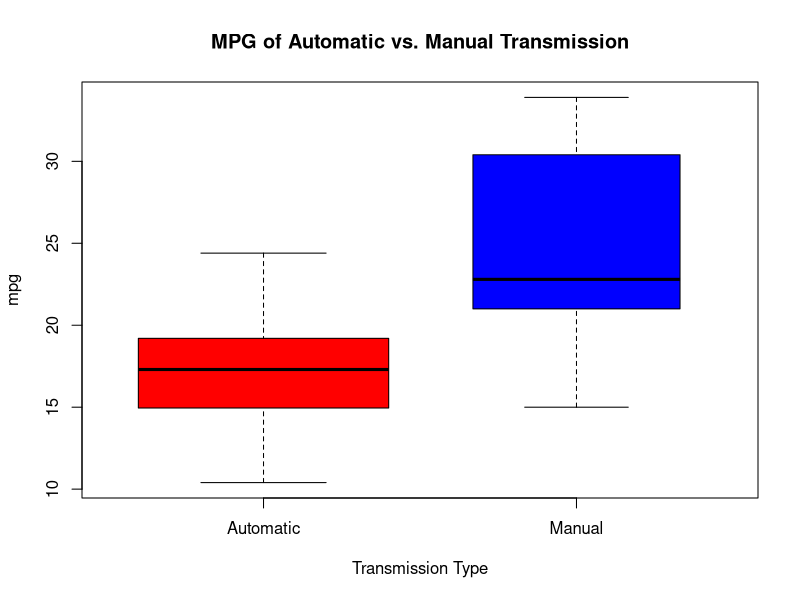
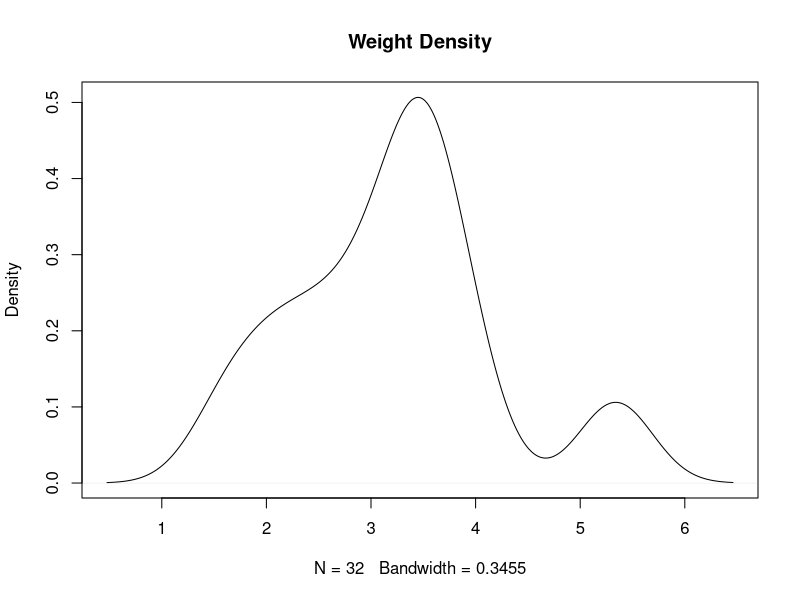
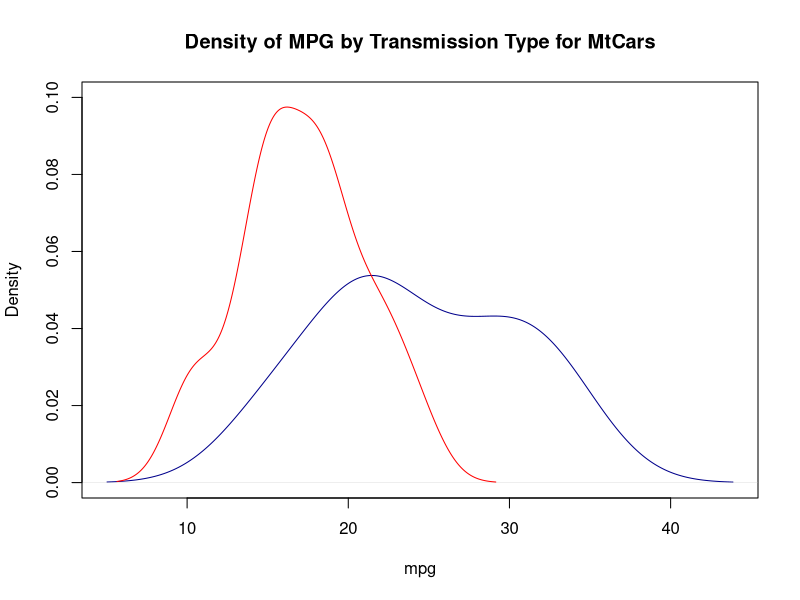
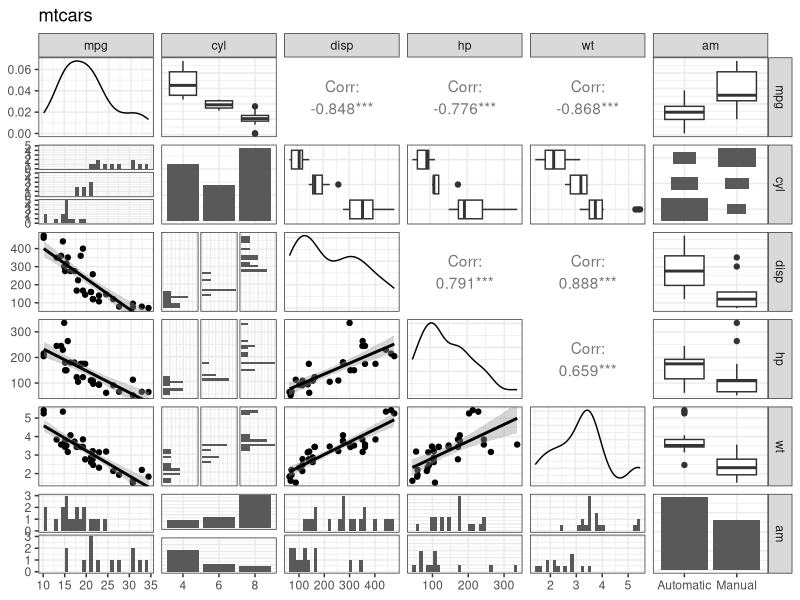

Recreate these plots in R, in order.
## ---- chunk 1
knitr::opts_chunk$set(echo = TRUE)
## ---- chunk 2
mtcars$gear = factor(mtcars$gear)
mtcars$vs = factor(mtcars$vs)
mtcars$carb = factor(mtcars$carb)
mtcars$cyl = factor(mtcars$cyl)
mtcars$am = factor(mtcars$am, labels = c("Automatic", "Manual"))
auto = subset(mtcars, am == "Automatic")
manual = subset(mtcars, am == "Manual")
## ---- chunk 3
boxplot(auto$mpg,manual$mpg,col=c("red","blue"),varwidth=TRUE,xlab="Transmission Type",ylab="mpg",main="MPG of Automatic vs. Manual Transmission",names=c("Automatic","Manual"))
## ---- chunk 4
plot(density(mtcars$wt), main = "Weight Density")
## ---- chunk 5
a=density(auto$mpg)
m=density(manual$mpg)
plot(m,ylim=c(0,.1),col="darkblue",lwd=1,xlab="mpg",main="Density of MPG by Transmission Type for MtCars")
lines(a,col="red",lwd=1)
## ---- chunk 6
library(ggplot2)
library(GGally)
pairsGG=mtcars[,c(1,2,3,4,6,9)]
ggpairs(pairsGG,lower = list(continuous="smooth",theme_set(theme_bw())),title="mtcars",colour = "am")
